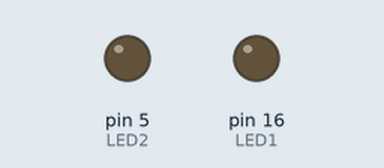
The sketch below on a simulated Arduino Uno, built with avr-gcc and run on an emulated ATmega328P. On the bench: output pins drawn as LEDs (lit = HIGH). Dashed ring = blinking.

Above: at 0.5 s.
At 1.2 s:
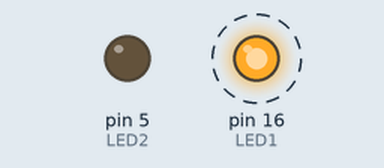
At 4.2 s:
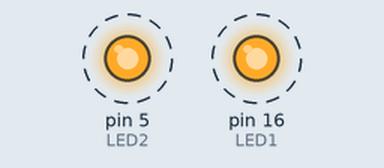
Timing chart, 0 to 4.6 s (numbered marks = the images above):
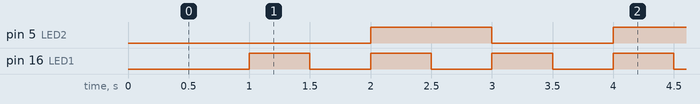

The sketch:

multitask.ino
```cpp
int LED1 = 16;
int LED2 = 5;

unsigned long pev1 = 0;
unsigned long pev2 = 0;
int taskled1 = 500;
int taskled2 = 1000;
int led1State = HIGH;
int led2State = HIGH;


void setup() {
  pinMode(LED1, OUTPUT);
  pinMode(LED2, OUTPUT);
}


void loop() {
  if(millis() - pev1 >= taskled1){
    pev1 = millis();
 if(led1State == HIGH){
  led1State = LOW;
  }
  else if (led1State == LOW){
    led1State = HIGH;
    }

  digitalWrite(LED1, led1State);

  }
  if(millis() - pev2 >= taskled2){
      pev2 = millis();
  if(led2State == HIGH){
  led2State = LOW;
  }
  else if (led2State == LOW){
    led2State = HIGH;
    }
  digitalWrite(LED2, led2State);
  }
}
```

Measured:
- by itself, pin 5 (LED2): alternates HIGH for 1.0 s and LOW for 1.0 s
- by itself, pin 16 (LED1): alternates HIGH for 0.50 s and LOW for 0.50 s
